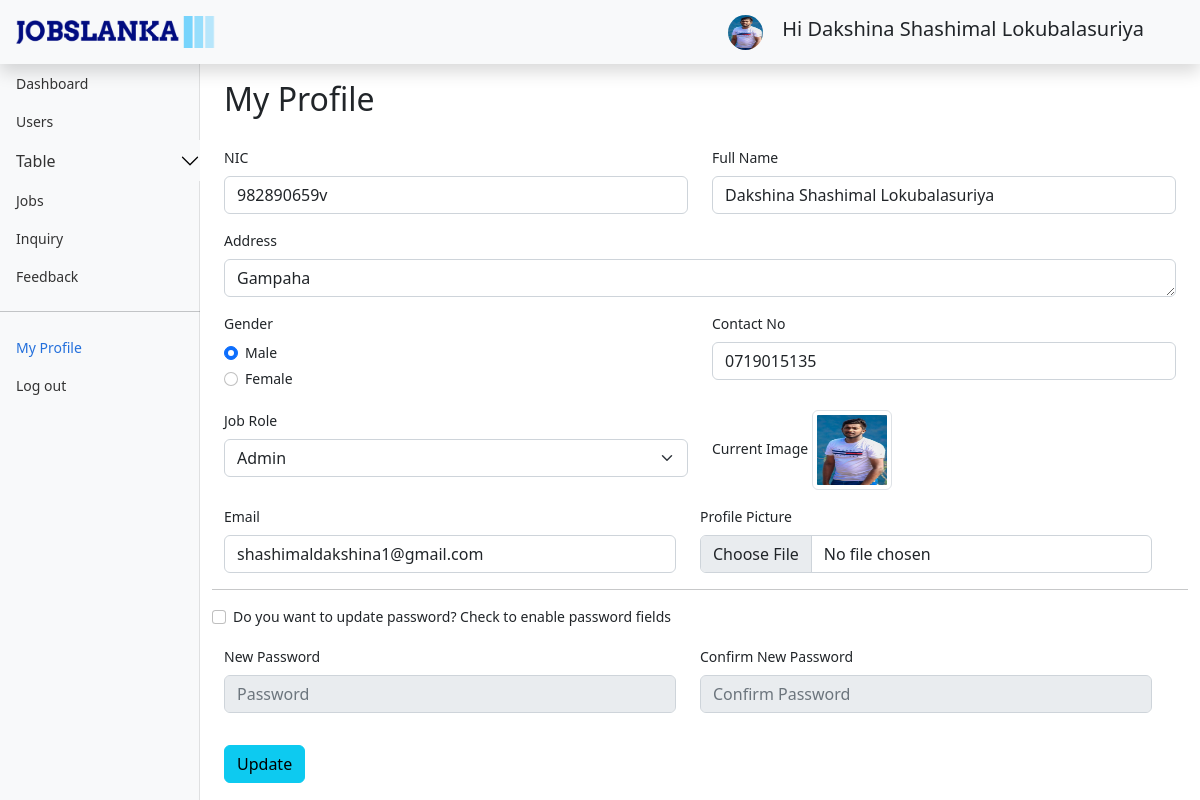
Page /Admin/myprofileA.php (signed in) on the committed database.
### tables this page shows
CREATE TABLE `staff` (
  `nic` varchar(12) NOT NULL,
  `name` varchar(100) NOT NULL,
  `address` varchar(200) NOT NULL,
  `email` varchar(50) NOT NULL,
  `phone_no` varchar(10) NOT NULL,
  `gender` char(1) NOT NULL,
  `password` varchar(35) NOT NULL,
  `image` text DEFAULT NULL,
  `job_role_id` int(11) NOT NULL,
  `isactive` int(11) NOT NULL
);

### Admin/myProfileA.php (the view, shortened to what this page needs)
<?php require "../DBCon.php";
require "../fillCombo.php";
if(isset($_SESSION['userInfo']) && $_SESSION['userInfo']['job_role_id']==1){
    $nic =$_SESSION['userInfo']['nic'] ;
    $sql = "select * from staff where nic='$nic'";
    $result= mysqli_query($con,$sql);
    $row = mysqli_fetch_assoc($result);
?>
<!doctype html>
<html lang="en">
  <head>
    <link href="../assets/css/bootstrap.min.css" rel="stylesheet">
    <link href="..\assets\css\jobslanka.css" rel="stylesheet">
    <link href="..\assets\css\dashboard.css" rel="stylesheet">
    <link href="..\assets\css\bootstrap-table.min.css" rel="stylesheet">
    <link href="..\assets\css\bootstrap-table-sticky-header.css" rel="stylesheet">
    <link rel="stylesheet" href="https://cdn.jsdelivr.net/npm/bootstrap-icons@1.7.2/font/bootstrap-icons.css">
</head>
<body>
<header class="navbar navbar-dark sticky-top bg-light flex-md-nowrap p-0 shadow">
  <a href="..\index.php" class="d-flex align-items-center mb-3 mb-md-0 pv-3 px-3 me-md-auto link-dark text-decoration-none">
                  <img src="..\Images\logo_noBack.png"
                    style="width: 200px;"  class="pb-3 py-3" alt="logo">
        </a>
  <div class="navbar-nav">
    <div class="nav-item text-nowrap mx-5">
    <img src="../Uploads/ProfilePics/<?php echo $_SESSION['userInfo']['image']; ?>" alt="" width="35" height="35" class="rounded-circle me-2">
    <span class=" mx-2 pt-2 lead">Hi <?php echo $_SESSION['userInfo']['name']; ?> </span>
    </div>
  </div>
</header>
<div class="container-fluid">
  <div class="row">
    <nav id="sidebarMenu" class="col-md-3 col-lg-2 d-md-block bg-light sidebar collapse">
      <div class="position-sticky pt-3 sidebar-sticky">
        <ul class="nav flex-column">
          <li class="nav-item ">
            <a class="nav-link " aria-current="page" href="adminDash.php">
              Dashboard
            </a>
          </li>
          <li class="nav-item">
            <a class="nav-link" href="users.php">
              Users
            </a>
          </li>
          <li class="nav-item">
          <div class="accordion"id="ac1" >
            <div class="">
                  <button class="accordion-button collapsed py-0 px-0 bg-light" type="button" data-bs-toggle="collapse" data-bs-target="#collapseOne"
                      aria-expanded="true" aria-controls="collapseOne">
                      <a class="nav-link " href="#">
                        Table
                      </a>
                  </button>
            </div>
          </div>
          </li>
          <li class="nav-item">
            <a class="nav-link" href="jobs.php">
              Jobs
            </a>
          </li>
          <li class="nav-item">
            <a class="nav-link" href="inquiry.php">
              Inquiry
            </a>
          </li>
          <li class="nav-item">
            <a class="nav-link" href="feedback.php">
              Feedback
            </a>
          </li>
          <hr/>
          <li class="nav-item">
            <a class="nav-link active" href="myProfileA.php">
              My Profile
            </a>
          </li>
          <li class="nav-item">
            <a class="nav-link" href="ad-logout.php">
              Log out
            </a>
          </li>
        </ul>
      </div>
    </nav>
    <main class="col-md-9 ms-sm-auto col-lg-10 px-md-4">
    <h1 class="h2 mt-3">My Profile</h1></br>
    <div class="row">
        <div class="modal-content">
            <form method="post" action="" enctype="multipart/form-data" class="needs-validation" novalidate>
            <div class="row ">
                <div class="col-sm-6 mb-3">
                    <label  class="form-label">NIC</label>
                    <input type="text" class="form-control" id="nic" name="nic" placeholder="NIC"  minlength="10" maxlength="12" value="<?php echo $row['nic']; ?>" readonly>
                </div>
                <div class="col-sm-6 mb-3 ">
                    <label  class="form-label">Full Name</label>
                    <input type="text" class="form-control " id="name" name="name" placeholder="Name" value="<?php echo $row['name']; ?>" minlength="3" required>
                </div>
            </div>
            <div class="row ">
                <div class="col-sm-12 mb-3 ">
                    <label  class="form-label">Address</label>
                    <textarea class="form-control" id="address" name="address" rows="1" placeholder="Address" minlength="4" required><?php echo $row['address']; ?></textarea>
                </div>
            </div>
            <div class="row ">
            <div class="col-sm-6 mb-3">
                <label  class="form-label">Gender</label>
                <div class="form-check">
                <input id="gender1" name="gender" type="radio" value="M" <?php echo ($row['gender']=='M')?'checked':'' ?> class="form-check-input" required>
                <label class="form-check-label" >Male</label>
                </div>
                <div class="form-check">
                <input id="gender2" name="gender" type="radio" value="F" <?php echo ($row['gender']=='F')?'checked':'' ?> class="form-check-input" required>
                <label class="form-check-label">Female</label>
                </div>
            </div>
            <div class="col-sm-6 mb-3">
                <label  class="form-label">Contact No</label>
                <input type="tel" class="form-control" id="cno" name="cno" maxlength="10" minlength="10" pattern="^\d{10}$" placeholder="Contact No" value="<?php echo $row['phone_no']; ?>" required>
            </div>
            <div class="col-sm-6 mb-3">
                <label  class="form-label">Job Role</label>
                <select class="form-select" id="jrole" name="jrole" required>
                    <?php getComboValueWithValue("job_role",$row['job_role_id']) ?>
                </select>
            </div>
            <div class="col-6 mb-3">
                <label class="form-label">Current Image</label>
                <img src="../Uploads/ProfilePics/<?php echo $row['image']; ?>" alt="" id ="image" style="width: 80px; height: 80px;" class="img-thumbnail">
            </div>
            <div class="row">
                <div class="col-sm-6 mb-3">
                <label  class="form-label">Email</label>
                <input type="email" class="form-control" id="email" name="email" placeholder="Email" oninput="checkEmail();" value="<?php echo $row['email']; ?>" required>
                </div>
                <div class="col-sm-6 mb-3">
                <label class="form-label">Profile Picture</label>
                <input class="form-control" id="pp" name="pp" type="file" accept="image/png, image/jpeg" onchange="logoValidation('pp')">
                </div>
            </div><hr/>
            <div class="row ">
                <div class="mb-3 form-check">
                <label class="form-check-label" >Do you want to update password? Check to enable password fields </label>
                <input type="checkbox" class="form-check-input " id="activePass" name="activePass" onclick="isActivePass()">
                </div>
            </div>
            <div class="row ">
                <div class="col-sm-6 mb-3">
                <label  class="form-label"> New Password</label>
                <input type="password" class="form-control" id="pw" name="pw" placeholder="Password" value="" minlength="8" disabled oninput="checkPasswordConfirmation('pw','pwc')" required>
                </div>
                <div class="col-sm-6 mb-3">
                <label  class="form-label">Confirm New Password</label>
                <input type="password" class="form-control" id="pwc" name="pwc" placeholder="Confirm Password" minlength="8" disabled oninput="checkPasswordConfirmation('pw','pwc')" value="" required>
                </div>
            </div>
            <div class="my-3">
                <input type="submit" class="btn btn-info" name="updatem"  value="Update"/>
            </div>
            </div>
            </form>
        </div>
    </div>
    </main>
  </div>
  </div>
</body>
</html>
<?php
}else{
    header("location: index.php");
}
?>

### assets/css/dashboard.css (style rules this page uses)
body { font-size: .875rem; }
.sidebar { position: fixed; top: 0; bottom: 0; left: 0; z-index: 100; padding: 48px 0 0; box-shadow: inset -1px 0 0 rgba(0, 0, 0, .1); }
.sidebar-sticky { height: calc(100vh - 48px); overflow-x: hidden; overflow-y: auto; }
.sidebar .nav-link { font-weight: 500; color: #333; }
.sidebar .nav-link.active { color: #2470dc; }

### rows in the picture
staff: nic "982890659v", name "Dakshina Shashimal Lokubalasuriya", address "Gampaha", gender "☑", cno "0719015135", image (picture), email "shashimaldakshina1@gmail.com"

### other values in the picture
$_SESSION['userInfo']['name'] "Dakshina Shashimal Lokubalasuriya"
form field jrole "Admin"
